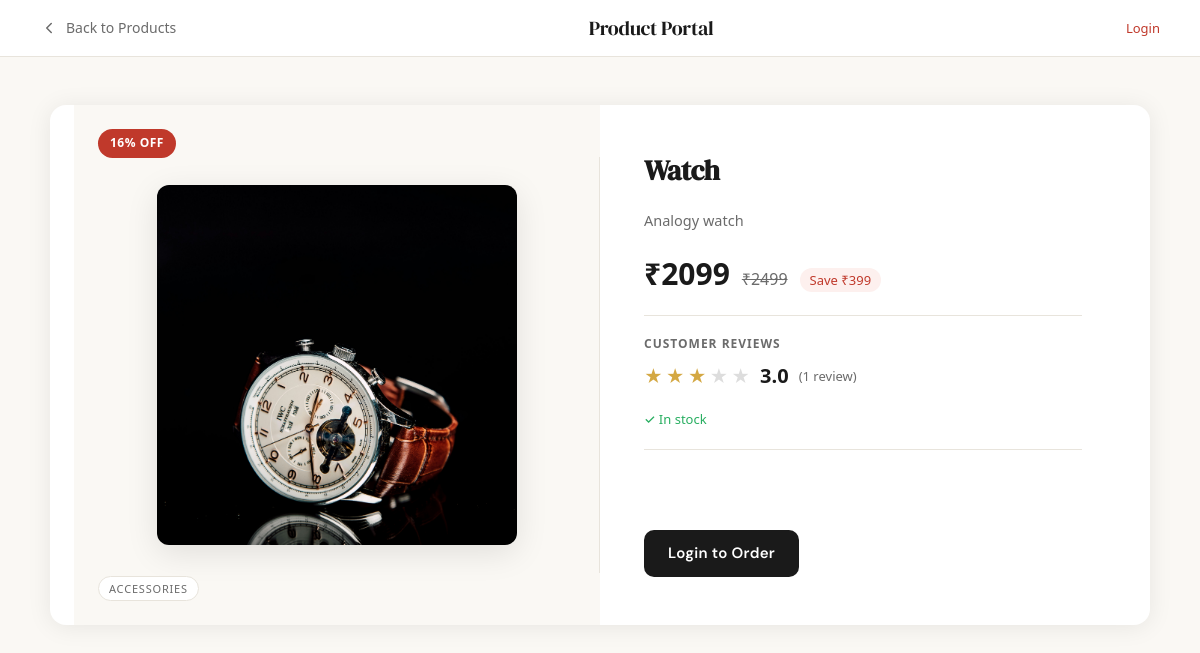
The app's page /product/2 with its own data.
### db.py (models this page shows)
class Products(Base):
    __tablename__ = "products"
    p_id=Column(Integer,primary_key=True,index=True)
    title=Column(String,nullable=False,unique=True)
    description=Column(String)
    price=Column(Integer,nullable=False)
    discount=Column(Integer,nullable=False)
    image=Column(String,nullable=False)
    category=Column(String,nullable=False)
    stock_quantity=Column(Integer,nullable=False,default=100)

### main.py (the view)
@app.get("/product/{product_id}")
def product_detail(
    request: Request,
    product_id: int,
    db: Session = Depends(get_db)
):
    product = db.query(Products).filter(Products.p_id == product_id).first()
    if not product:
        raise HTTPException(status_code=404, detail="Product not found")
    user = get_current_user_optional(request, db)
    if user:
        view = ProductView(
            user_id=user.id,
            product_id=product.p_id
        )
        db.add(view)
        db.commit()
        thirty_min_ago = datetime.utcnow() - timedelta(minutes=30)
        recent_views_count = db.query(ProductView).filter(
            ProductView.user_id == user.id,
            ProductView.viewed_at >= thirty_min_ago
        ).count()
        if recent_views_count == 1:
            try:
                requests.post(
                    "https://sahil9900.app.n8n.cloud/webhook-test/product-view",
                    json={
                        "user_id": user.id,
                        "email": user.email,
                        "product_id": product.p_id,
                        "category": product.category,
                        "timestamp": datetime.utcnow().isoformat()
                    },
                    timeout=2
                )
            except Exception as e:
                print("Webhook failed:", e)
    review_stats = (
        db.query(
            func.avg(Review.rating).label("avg_rating"),
            func.count(Review.r_id).label("review_count")
        )
        .filter(Review.product_id == product_id)
        .first()
    )
    avg_rating = round(review_stats.avg_rating, 1) if review_stats.avg_rating else 0
    review_count = review_stats.review_count or 0
    flash_message = request.session.pop("flash", None)
    return templates.TemplateResponse(
        "product_detail.html",
        {
            "request": request,
            "product": product,
            "user": user,
            "avg_rating": avg_rating,
            "review_count": review_count,
            "flash": flash_message,
        }
    )

### Template/product_detail.html (shortened to what this page needs)
<!DOCTYPE html>
<html lang="en">
<head>
    <link href="{{ url_for('static', path='/style.css') }}" rel="stylesheet">
</head>
<body>
    <header class="detail-header">
        <a href="/" class="back-link">
            <svg viewBox="0 0 24 24" fill="none" stroke="currentColor" stroke-width="2"
                 stroke-linecap="round" stroke-linejoin="round">
                <polyline points="15 18 9 12 15 6"/>
            </svg>
            Back to Products
        </a>
        <span class="header-brand">Product Portal</span>
        <span class="header-user">
            {% if user %}
                Hello, {{ user.email.split('@')[0] }} &nbsp;|&nbsp; <a href="/logout">Logout</a>
            {% else %}
                <a href="/login">Login</a>
            {% endif %}
        </span>
    </header>
    <div class="detail-wrapper">
        <div class="image-panel">
            <span class="discount-badge">{{ product.discount }}% OFF</span>
            <img src="/{{ product.image }}" alt="{{ product.title }}" class="product-image-main">
            <span class="category-tag">{{ product.category }}</span>
        </div>
        <div class="info-panel">
            <h1 class="product-title">{{ product.title }}</h1>
            <p  class="product-description">{{ product.description }}</p>
            {% set disc_price = (product.price - (product.price * product.discount / 100)) | int %}
            {% set savings    = (product.price * product.discount / 100) | int %}
            <div class="price-block">
                <span class="price-final">₹{{ disc_price }}</span>
                <span class="price-original">₹{{ product.price }}</span>
                <span class="price-savings">Save ₹{{ savings }}</span>
            </div>
            <div class="divider"></div>
            <div class="reviews-section">
                <span class="reviews-label">Customer Reviews</span>
                <div class="stars-row">
                    <div class="stars" id="detailStars"></div>
                    <span class="rating-number" id="detailRatingNum"></span>
                    <span class="review-count"  id="detailReviewCount"></span>
                </div>
            </div>
            {% if product.stock_quantity > 20 %}
                <span class="stock-info in-stock">✓ In stock</span>
            {% elif product.stock_quantity > 0 %}
                <span class="stock-info low-stock">⚠ Only {{ product.stock_quantity }} left — order soon</span>
            {% else %}
                <span class="stock-info out-of-stock">✕ Out of stock</span>
            {% endif %}
            <div class="divider"></div>
            <div class="order-section">
                {% if user %}
                    {% if product.stock_quantity > 0 %}
                    <form method="POST" action="/order" class="order-form-inline">
                        <input type="hidden" name="product_id" value="{{ product.p_id }}">
                        <input type="hidden" name="csrf_token" value="{{ request.cookies.get('csrf_token') }}">
                        <input
                            type="number"
                            name="quantity"
                            class="qty-input"
                            placeholder="Qty"
                            min="1"
                            max="{{ product.stock_quantity }}"
                            required
                        >
                        <button type="submit" class="btn-order">🛒 Order Now</button>
                    </form>
                    {% else %}
                    <button class="btn-order" disabled>Out of Stock</button>
                    {% endif %}
                {% else %}
                    <a href="/login" class="btn-order">Login to Order</a>
                {% endif %}
            </div>
        </div>
    </div>
</body>
</html>

### static/style.css (style rules this page uses)
* { box-sizing: border-box; font-family: "Poppins", system-ui, -apple-system, sans-serif; }
body { margin: 0; background: #f4f6fb; color: #1f2937; line-height: 1.4; }

### Template/product_detail.html (style rules this page uses)
*, *::before, *::after { box-sizing: border-box; margin: 0; padding: 0; }
:root { --ink: #1a1a1a; --ink-muted: #6b6b6b; --cream: #faf8f4; --surface: #ffffff; --accent: #c0392b; --accent-light: #fdf0ee; --border: #e8e4dc; --gold: #d4a843; --shadow: 0 2px 24px rgba(0,0,0,0.08); --radius: 16px; }
body { font-family: 'DM Sans', sans-serif; background: var(--cream); color: var(--ink); min-height: 100vh; }
.detail-header { background: var(--surface); border-bottom: 1px solid var(--border); padding: 14px 40px; display: flex; align-items: center; justify-content: space-between; position: sticky; top: 0; z-index: 10; }
.detail-header .back-link { display: inline-flex; align-items: center; gap: 8px; font-size: 14px; font-weight: 500; color: var(--ink-muted); text-decoration: none; transition: color .2s; }
.detail-header .back-link svg { width: 18px; height: 18px; }
.header-brand { font-family: 'DM Serif Display', serif; font-size: 20px; color: var(--ink); letter-spacing: -.3px; }
.header-user { font-size: 13px; color: var(--ink-muted); }
.header-user a { color: var(--accent); text-decoration: none; font-weight: 500; }
.detail-wrapper { max-width: 1100px; margin: 48px auto; padding: 0 24px; display: grid; grid-template-columns: 1fr 1fr; gap: 0; background: var(--surface); border-radius: var(--radius); box-shadow: var(--shadow); overflow: hidden; min-height: 520px; }
.image-panel { position: relative; background: var(--cream); display: flex; align-items: center; justify-content: center; padding: 40px; min-height: 480px; }
.image-panel::after { content: ''; position: absolute; right: 0; top: 10%; bottom: 10%; width: 1px; background: var(--border); }
.product-image-main { width: 100%; max-width: 360px; height: 360px; object-fit: cover; border-radius: 12px; box-shadow: 0 8px 32px rgba(0,0,0,0.10); transition: transform .3s ease; }
.discount-badge { position: absolute; top: 24px; left: 24px; background: var(--accent); color: #fff; font-size: 12px; font-weight: 600; padding: 6px 12px; border-radius: 20px; letter-spacing: .5px; }
.category-tag { position: absolute; bottom: 24px; left: 24px; background: var(--surface); border: 1px solid var(--border); color: var(--ink-muted); font-size: 11px; font-weight: 500; padding: 4px 10px; border-radius: 20px; text-transform: uppercase; letter-spacing: .8px; }
.info-panel { padding: 48px 44px; display: flex; flex-direction: column; gap: 20px; }
.product-title { font-family: 'DM Serif Display', serif; font-size: 28px; line-height: 1.25; color: var(--ink); letter-spacing: -.4px; }
.product-description { font-size: 14.5px; line-height: 1.7; color: var(--ink-muted); font-weight: 300; }
.price-block { display: flex; align-items: baseline; gap: 12px; flex-wrap: wrap; }
.price-final { font-size: 30px; font-weight: 600; color: var(--ink); }
.price-original { font-size: 16px; color: var(--ink-muted); text-decoration: line-through; }
.price-savings { font-size: 13px; background: var(--accent-light); color: var(--accent); padding: 3px 10px; border-radius: 20px; font-weight: 500; }
.divider { height: 1px; background: var(--border); }
.reviews-section { display: flex; flex-direction: column; gap: 10px; }
.reviews-label { font-size: 12px; font-weight: 600; text-transform: uppercase; letter-spacing: 1px; color: var(--ink-muted); }
.stars-row { display: flex; align-items: center; gap: 10px; }
.stars { display: flex; gap: 3px; }
.rating-number { font-size: 20px; font-weight: 600; color: var(--ink); }
.review-count { font-size: 13px; color: var(--ink-muted); }
.stock-info { font-size: 13px; font-weight: 500; }
.stock-info.in-stock { color: #27ae60; }
.order-section { margin-top: auto; }
.btn-order { flex: 1; padding: 13px 24px; background: var(--ink); color: #fff; border: none; border-radius: 10px; font-family: 'DM Sans', sans-serif; font-size: 15px; font-weight: 600; cursor: pointer; letter-spacing: .3px; transition: background .2s, transform .1s; text-align: center; text-decoration: none; display: inline-block; }

### records on screen
Products: discount "16", image (picture), category "ACCESSORIES", title "Watch", description "Analogy watch", price "2499"

### other values on screen
{{ disc_price }} "2099"
{{ savings }} "399"
